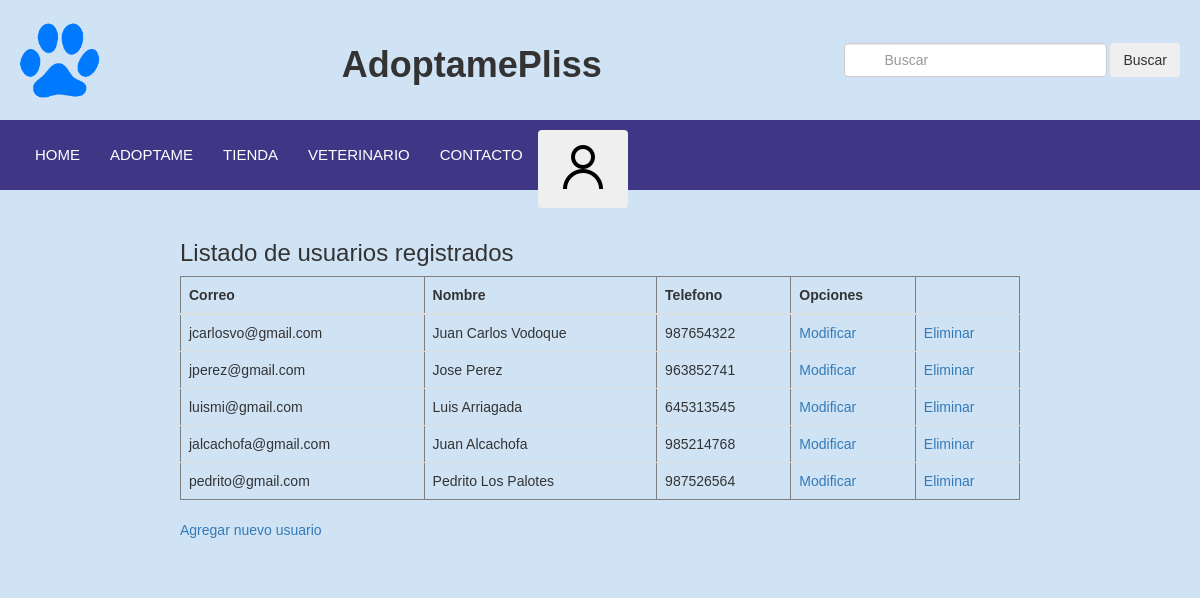
The app's page /adminUsuarios with its own data.
### core/models.py (models this page shows, shortened)
class Usuario(models.Model):
    correo= models.CharField(primary_key=True, max_length=30, verbose_name='Correo usuario')
    nombre= models.CharField(max_length=60, verbose_name='Nombre usuario')
    telefono= models.IntegerField(verbose_name='Numero telefono')
    password= models.CharField(max_length=12, verbose_name='Password usuario')

### core/views.py (the view)
# urls.py: path('adminUsuarios', adminUsuarios, name="adminUsuarios"),
def adminUsuarios(request):
    usuarios = Usuario.objects.all()
    datos={
        'usuarios': usuarios
    }
    return render(request, 'core/adminUsuarios.html', datos)

### core/templates/core/adminUsuarios.html (shortened to what this page needs)
{% load static %}
<!DOCTYPE html>
<html lang="es">
    <head>
        <link href='https://unpkg.com/boxicons@2.1.2/css/boxicons.min.css' rel='stylesheet'>
        <link rel="stylesheet" href="https://maxcdn.bootstrapcdn.com/bootstrap/3.4.1/css/bootstrap.min.css">
        <link rel="stylesheet" href="{% static 'core/css/estilo.css'%}">
    </head>
    <body>
        <div class="header__superior">
            <div class="logo">
                <img src="{% static 'core/img/patalogo.png'%}" alt="logo" width="2em">
            </div>
            <div class="titulo">
                <h1><b>AdoptamePliss</b></h1>
            </div>
            <div class="search">
                <form class="form-inline my-2 my-lg-0">
                    <input class="form-control mr-sm-2" type="search" placeholder="Buscar" aria-label="Search">
                    <button class="btn btn-outline-success my-2 my-sm-0" type="submit">Buscar</button>
                </form>
            </div>
        </div>
        <header>
            <nav>
                <div class="container__menu ">
                    <div class="menu">
                            <nav>
                                <ul>
                                    <li><a href="{% url 'index' %}">Home</a></li>
                                    <li><a href="#">Adoptame</a>
                                    <li><a href="#">Tienda</a>
                                        <li><a href="{% url 'veterinario' %}">Veterinario</a></li>
                                            <li><a href="{% url 'formulario_de_contacto' %}">Contacto</a></li>
                                            <li>
                                                <nav class="inicioseccion">
                                                    <button class="btn btn-outline-success "><a href="{% url 'iniciar_sesion' %}"><img src="{%static 'core/img/icons8-usuario-64.png'%}" alt=""></a></button>
                                                </nav>
                                            </li>
                                        </li>
                                    </li>
                                </ul>
                            </nav>
                    </div>
                </div>
            </nav>
        </header>
        <section>
        <div class="container3">
            <h3>Listado de usuarios registrados</h3>
            <table class="table" border=1>
                <thead>
                    <tr><th scope="col">Correo</th><th scope="col">Nombre</th>
                        <th scope="col">Telefono</th>
                        <th scope="col">Opciones</th>
                    </tr>
                </thead>
                <tbody>
                    {% for us in usuarios %}
                    <tr>
                        <td> {{us.correo}}</td>
                        <td> {{us.nombre}}</td>
                        <td> {{us.telefono}}</td>
                        <td><a href="{% url 'formModUsuario' us.correo %}">Modificar</a></td>
                        <td><a href="{% url 'formElimUsuario' us.correo %}">Eliminar</a></td>
                    </tr>
                    {% endfor %}
                </tbody>
            </table>
            <a href="{% url 'formUsuario'%}">Agregar nuevo usuario</a>
    </div>
    </section>
</body>
</html>

### core/static/core/css/estilo.css (style rules this page uses)
* { margin: 0px; box-sizing: border-box; }
* { margin: 0; padding: 0; box-sizing: border-box; font-family: 'Source Sans Pro', sans-serif; text-decoration: none; }
.inicioseccion { margin-top: 10px; height: 60px; margin-right: 10px; }
:root { --blanco: #c7ccb1; --primario: hsl(246, 42%, 37%); --negro: #000; --secundario: rgb(208, 227, 245); --terceareo: rgb(247, 151, 151); --gris: #949393; }
.header__superior { max-width: 1200px; margin: auto; display: flex; justify-content: space-between; align-items: center; padding: 20px; }
.titulo { font-family: Verdana; }
.logo img { width: 80px; }
.search input { width: 300px; padding: 0px 40px; }
body { background-color: var(--secundario); list-style: none; }
.container__menu { width: 100%; height: 70px; background: var(--primario); padding: 0px 20px; }
.menu { max-width: 1200px; margin: auto; height: 100%; }
nav { height: 100%; }
nav>ul { height: 100%; display: flex; }
nav ul li { height: 100%; list-style: none; position: relative; }
nav>ul>li>a { width: 100%; height: 100%; display: flex; color: white; align-items: center; padding: 15px; text-transform: uppercase; font-size: 15px; transition: all 300ms ease; }
img { max-width: 100% }
.container3 { background: var(--secundario); max-width: 900px; width: 90%; margin: auto; padding: 30px; position: center; border-radius: 40px; }

### records on screen
Usuario: correo "jcarlosvo@gmail.com", nombre "Juan Carlos Vodoque", telefono "987654322"
Usuario: correo "jperez@gmail.com", nombre "Jose Perez", telefono "963852741"
Usuario: correo "luismi@gmail.com", nombre "Luis Arriagada", telefono "645313545"
Usuario: correo "jalcachofa@gmail.com", nombre "Juan Alcachofa", telefono "985214768"
Usuario: correo "pedrito@gmail.com", nombre "Pedrito Los Palotes", telefono "987526564"
